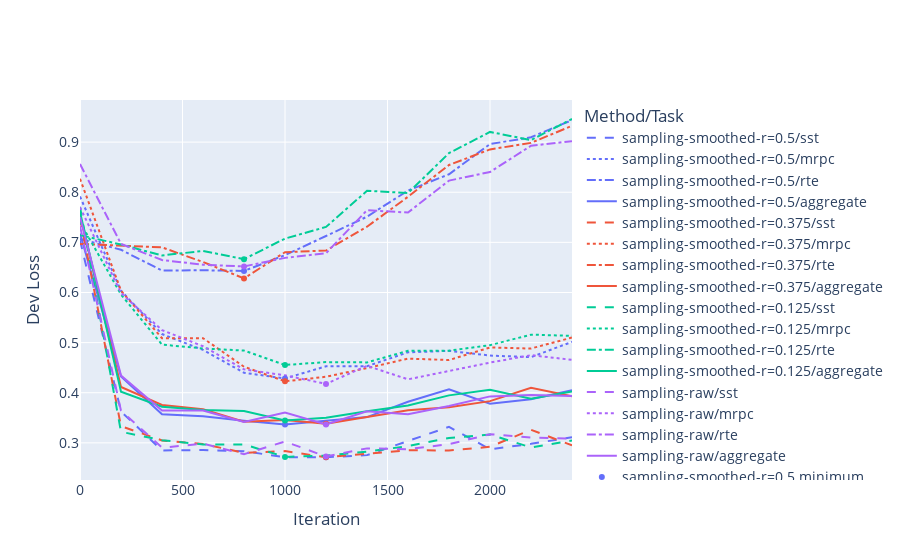

The code cell stored with this chart in its notebook:
### Code cell
plot_metric_over_time('dev', 'loss', 
                      [
                       'sampling-smoothed-r=0.5',
                       'sampling-smoothed-r=0.375',
                       #'sampling-smoothed-r=0.25',
                       'sampling-smoothed-r=0.125',
                       'sampling-raw'
                      ],
                      plot_minima=True)

### Figure 1 — Plotly figure (JSON) as saved in the notebook; plotly's stock layout.template omitted (floating-point values rounded to 4 significant figures)
{"data": [{"line": {"color": "#636EFA", "dash": "dash"}, "mode": "lines", "name": "sampling-smoothed-r=0.5/sst", "type": "scatter", "x": [0, 200, 400, 600, 800, 1000, 1200, 1400, 1600, 1800, 2000, 2200, 2400], "y": [0.7043, 0.3626, 0.2849, 0.2856, 0.2832, 0.2715, 0.2713, 0.2755, 0.3037, 0.3319, 0.2872, 0.298, 0.3112]}, {"line": {"color": "#636EFA", "dash": "dot"}, "mode": "lines", "name": "sampling-smoothed-r=0.5/mrpc", "type": "scatter", "x": [0, 200, 400, 600, 800, 1000, 1200, 1400, 1600, 1800, 2000, 2200, 2400], "y": [0.7915, 0.6034, 0.5171, 0.4854, 0.4399, 0.4284, 0.4527, 0.453, 0.4806, 0.4835, 0.4742, 0.471, 0.5015]}, {"line": {"color": "#636EFA", "dash": "dashdot"}, "mode": "lines", "name": "sampling-smoothed-r=0.5/rte", "type": "scatter", "x": [0, 200, 400, 600, 800, 1000, 1200, 1400, 1600, 1800, 2000, 2200, 2400], "y": [0.7069, 0.6852, 0.6437, 0.6444, 0.6431, 0.6745, 0.7127, 0.7513, 0.8033, 0.8359, 0.8961, 0.9097, 0.9439]}, {"line": {"color": "#636EFA"}, "mode": "lines", "name": "sampling-smoothed-r=0.5/aggregate", "type": "scatter", "x": [0, 200, 400, 600, 800, 1000, 1200, 1400, 1600, 1800, 2000, 2200, 2400], "y": [0.7178, 0.4324, 0.3571, 0.3529, 0.344, 0.3368, 0.3442, 0.3514, 0.382, 0.4068, 0.3783, 0.3872, 0.4052]}, {"line": {"color": "#EF553B", "dash": "dash"}, "mode": "lines", "name": "sampling-smoothed-r=0.375/sst", "type": "scatter", "x": [0, 200, 400, 600, 800, 1000, 1200, 1400, 1600, 1800, 2000, 2200, 2400], "y": [0.7481, 0.3333, 0.3049, 0.2977, 0.2802, 0.2835, 0.2713, 0.2784, 0.2853, 0.2848, 0.2921, 0.3262, 0.2949]}, {"line": {"color": "#EF553B", "dash": "dot"}, "mode": "lines", "name": "sampling-smoothed-r=0.375/mrpc", "type": "scatter", "x": [0, 200, 400, 600, 800, 1000, 1200, 1400, 1600, 1800, 2000, 2200, 2400], "y": [0.827, 0.6036, 0.5087, 0.5089, 0.4519, 0.4228, 0.4319, 0.4491, 0.4681, 0.4652, 0.4903, 0.4882, 0.5101]}, {"line": {"color": "#EF553B", "dash": "dashdot"}, "mode": "lines", "name": "sampling-smoothed-r=0.375/rte", "type": "scatter", "x": [0, 200, 400, 600, 800, 1000, 1200, 1400, 1600, 1800, 2000, 2200, 2400], "y": [0.6969, 0.6933, 0.6899, 0.6608, 0.6281, 0.6804, 0.6837, 0.7312, 0.7909, 0.8544, 0.8855, 0.8985, 0.9326]}, {"line": {"color": "#EF553B"}, "mode": "lines", "name": "sampling-smoothed-r=0.375/aggregate", "type": "scatter", "x": [0, 200, 400, 600, 800, 1000, 1200, 1400, 1600, 1800, 2000, 2200, 2400], "y": [0.7549, 0.4114, 0.3755, 0.3671, 0.3421, 0.3455, 0.3381, 0.3509, 0.3651, 0.3708, 0.3832, 0.4097, 0.3932]}, {"line": {"color": "#00CC96", "dash": "dash"}, "mode": "lines", "name": "sampling-smoothed-r=0.125/sst", "type": "scatter", "x": [0, 200, 400, 600, 800, 1000, 1200, 1400, 1600, 1800, 2000, 2200, 2400], "y": [0.7708, 0.322, 0.3053, 0.2968, 0.2968, 0.2719, 0.2747, 0.2824, 0.2936, 0.3098, 0.3167, 0.2909, 0.3047]}, {"line": {"color": "#00CC96", "dash": "dot"}, "mode": "lines", "name": "sampling-smoothed-r=0.125/mrpc", "type": "scatter", "x": [0, 200, 400, 600, 800, 1000, 1200, 1400, 1600, 1800, 2000, 2200, 2400], "y": [0.7407, 0.596, 0.496, 0.4883, 0.4841, 0.4554, 0.4611, 0.4605, 0.4836, 0.4839, 0.4949, 0.5159, 0.5135]}, {"line": {"color": "#00CC96", "dash": "dashdot"}, "mode": "lines", "name": "sampling-smoothed-r=0.125/rte", "type": "scatter", "x": [0, 200, 400, 600, 800, 1000, 1200, 1400, 1600, 1800, 2000, 2200, 2400], "y": [0.7145, 0.6957, 0.6739, 0.6829, 0.6665, 0.7075, 0.7308, 0.8029, 0.7984, 0.878, 0.9204, 0.9041, 0.9461]}, {"line": {"color": "#00CC96"}, "mode": "lines", "name": "sampling-smoothed-r=0.125/aggregate", "type": "scatter", "x": [0, 200, 400, 600, 800, 1000, 1200, 1400, 1600, 1800, 2000, 2200, 2400], "y": [0.7604, 0.4021, 0.3722, 0.3656, 0.3633, 0.3446, 0.3499, 0.363, 0.3744, 0.3947, 0.4058, 0.3882, 0.4024]}, {"line": {"color": "#AB63FA", "dash": "dash"}, "mode": "lines", "name": "sampling-raw/sst", "type": "scatter", "x": [0, 200, 400, 600, 800, 1000, 1200, 1400, 1600, 1800, 2000, 2200, 2400], "y": [0.7323, 0.3643, 0.2904, 0.2983, 0.2775, 0.3026, 0.2728, 0.289, 0.2874, 0.2974, 0.3171, 0.3105, 0.3084]}, {"line": {"color": "#AB63FA", "dash": "dot"}, "mode": "lines", "name": "sampling-raw/mrpc", "type": "scatter", "x": [0, 200, 400, 600, 800, 1000, 1200, 1400, 1600, 1800, 2000, 2200, 2400], "y": [0.7703, 0.5988, 0.525, 0.4927, 0.4466, 0.4347, 0.4176, 0.4537, 0.4267, 0.4437, 0.4601, 0.475, 0.4656]}, {"line": {"color": "#AB63FA", "dash": "dashdot"}, "mode": "lines", "name": "sampling-raw/rte", "type": "scatter", "x": [0, 200, 400, 600, 800, 1000, 1200, 1400, 1600, 1800, 2000, 2200, 2400], "y": [0.8564, 0.6969, 0.6648, 0.6555, 0.652, 0.6691, 0.6783, 0.7641, 0.7595, 0.8232, 0.8403, 0.8927, 0.9019]}, {"line": {"color": "#AB63FA"}, "mode": "lines", "name": "sampling-raw/aggregate", "type": "scatter", "x": [0, 200, 400, 600, 800, 1000, 1200, 1400, 1600, 1800, 2000, 2200, 2400], "y": [0.7508, 0.4341, 0.3646, 0.3646, 0.3417, 0.3604, 0.3365, 0.3629, 0.3571, 0.3737, 0.3927, 0.3954, 0.3934]}, {"marker": {"color": "#636EFA"}, "mode": "markers", "name": "sampling-smoothed-r=0.5 minimum", "type": "scatter", "x": [1200, 1000, 800, 1000], "y": [0.2713, 0.4284, 0.6431, 0.3368]}, {"marker": {"color": "#EF553B"}, "mode": "markers", "name": "sampling-smoothed-r=0.375 minimum", "type": "scatter", "x": [1200, 1000, 800, 1200], "y": [0.2713, 0.4228, 0.6281, 0.3381]}, {"marker": {"color": "#00CC96"}, "mode": "markers", "name": "sampling-smoothed-r=0.125 minimum", "type": "scatter", "x": [1000, 1000, 800, 1000], "y": [0.2719, 0.4554, 0.6665, 0.3446]}, {"marker": {"color": "#AB63FA"}, "mode": "markers", "name": "sampling-raw minimum", "type": "scatter", "x": [1200, 1200, 800, 1200], "y": [0.2728, 0.4176, 0.652, 0.3365]}], "layout": {"font": {"size": 14}, "legend": {"title": {"text": "Method/Task"}}, "xaxis": {"title": {"text": "Iteration"}}, "yaxis": {"title": {"text": "Dev Loss"}}}}
